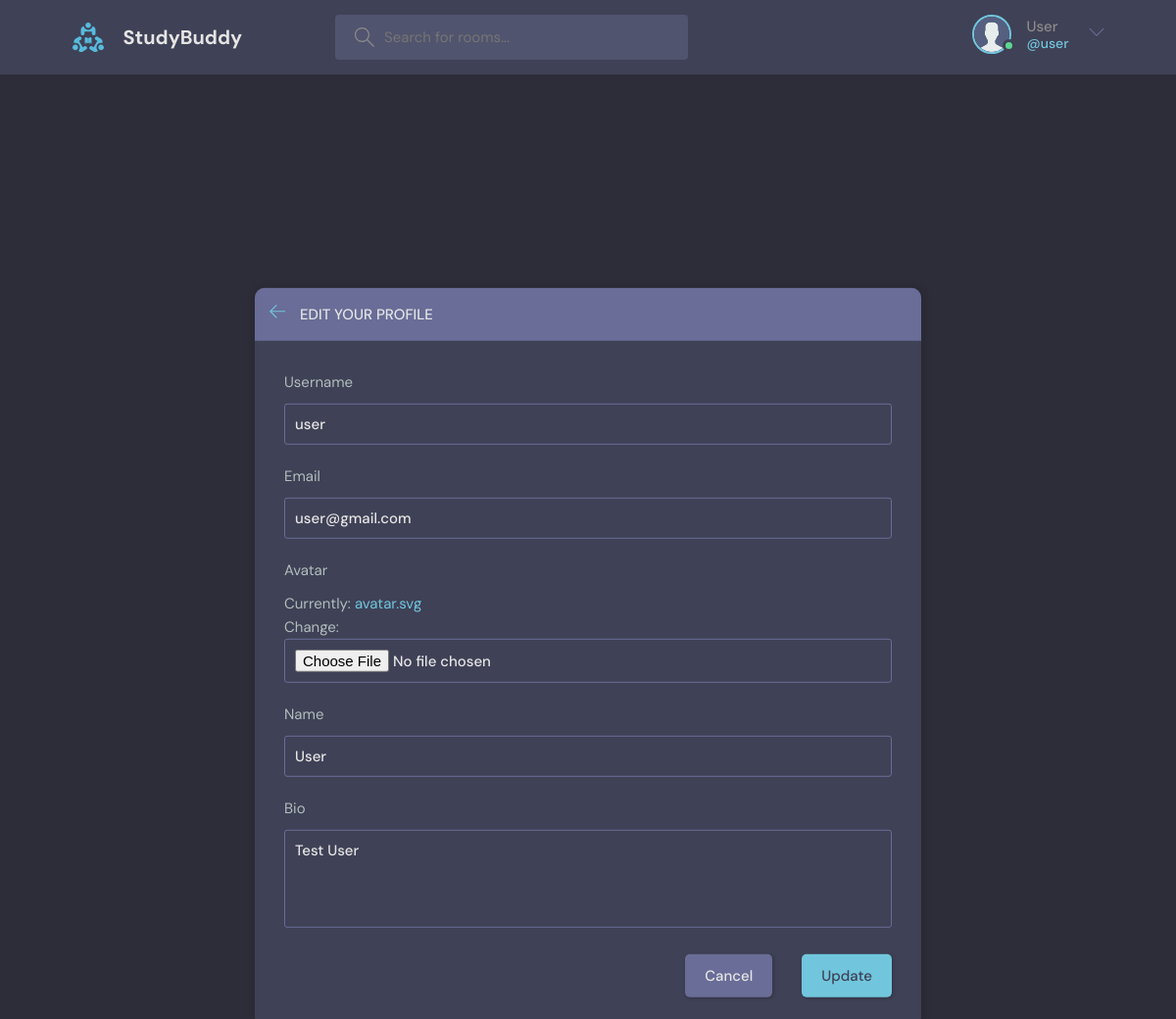
The page /update-user/ (signed in) on the database its author committed.
### base/models.py (models this page shows)
class User(AbstractUser):
    name =  models.CharField(max_length=200,null=True)
    email = models.EmailField( unique= True ,null=True)
    bio = models.TextField(null=True)
    avatar = models.ImageField(null = True, default = "avatar.svg")
    USERNAME_FIELD = 'email'
    REQUIRED_FIELDS = []

### base/views.py (the view)
# urls.py: path('update-user/',views.updateUser,name="update-user"),
@login_required(login_url = '/login')
def updateUser(request):
    user = request.user
    form = userForm(instance=user)
    if request.method == 'POST':
        form = userForm(request.POST, request.FILES  ,instance=user)
        if form.is_valid():
            form.save()
            redirect('user-profile',pk=user.id)
    return render(request,'base/update-user.html',{'form':form})

### base/forms.py
class userForm(ModelForm):
    class Meta:
        model = User
        fields = ['username','email','avatar','name','bio']

### base/templates/base/update-user.html (shortened to what this page needs)
{% extends 'main.html' %} {% block content %}
<main class="update-account layout">
        <div class="container">
            <div class="layout__box">
                <div class="layout__boxHeader">
                    <div class="layout__boxTitle">
                        <a href="{% url 'home' %}">
                            <svg version="1.1" xmlns="http://www.w3.org/2000/svg" width="32" height="32"
                                viewBox="0 0 32 32">
                                <title>arrow-left</title>
                                <path
                                    d="M13.723 2.286l-13.723 13.714 13.719 13.714 1.616-1.611-10.96-10.96h27.625v-2.286h-27.625l10.965-10.965-1.616-1.607z">
                                </path>
                            </svg>
                        </a>
                        <h3>Edit your profile</h3>
                    </div>
                </div>
                <div class="layout__body">
                    <form class="form" action="" method="POST" enctype = "multipart/form-data">
                        {% for field in form %}
                        <div class="form__group">
                            <label for="profile_pic">{{field.label}}</label>
                            {{field}}
                        </div>
                        {% endfor %}
                        <div class="form__action">
                            <a class="btn btn--dark" href="index.html">Cancel</a>
                            <button class="btn btn--main" type="submit">Update</button>
                        </div>
                    </form>
                </div>
            </div>
        </div>
    </main>
{% endblock content %}

### templates/navbar.html (shortened to what this page needs)
{% load static %}
<header class="header header--loggedIn">
  <div class="container">
    <a href="{% url 'home' %}" class="header__logo">
      <img src="{% static 'images/logo.svg' %}" />
      <h1>StudyBuddy</h1>
    </a>
    <form class="header__search" method="GET" action="{% url 'home' %}">
      <label>
        <input name="q" placeholder="Search for rooms..." />
      </label>
    </form>
    <nav class="header__menu">
      {% if request.user.is_authenticated %}
      <div class="header__user">
        <a href="{% url 'update-user' %}">
          <div class="avatar avatar--medium active">
            <img src="{{request.user.avatar.url}}" />
          </div>
          <p>{{request.user.name}} <span>@{{request.user.username}}</span></p>
        </a>
        <button class="dropdown-button">
          <svg
            version="1.1"
            xmlns="http://www.w3.org/2000/svg"
            width="32"
            height="32"
            viewBox="0 0 32 32"
          >
            <title>chevron-down</title>
            <path d="M16 21l-13-13h-3l16 16 16-16h-3l-13 13z"></path>
          </svg>
        </button>
      </div>
      {% else %}
      <a href="{% url 'login' %}">
        <img src="{% static 'images/avatar.svg' %}" />
        <p>Login</p>
      </a>
      {% endif %}
    </nav>
  </div>
</header>

### rows shown on the page
User: user.avatar (placeholder picture), user.name "User", user.username "user", form "user" "user@gmail.com" "User" "Test User"

### other values the page prints
{{ field.label }} "Username" "Email" "Avatar" "Name" "Bio"
